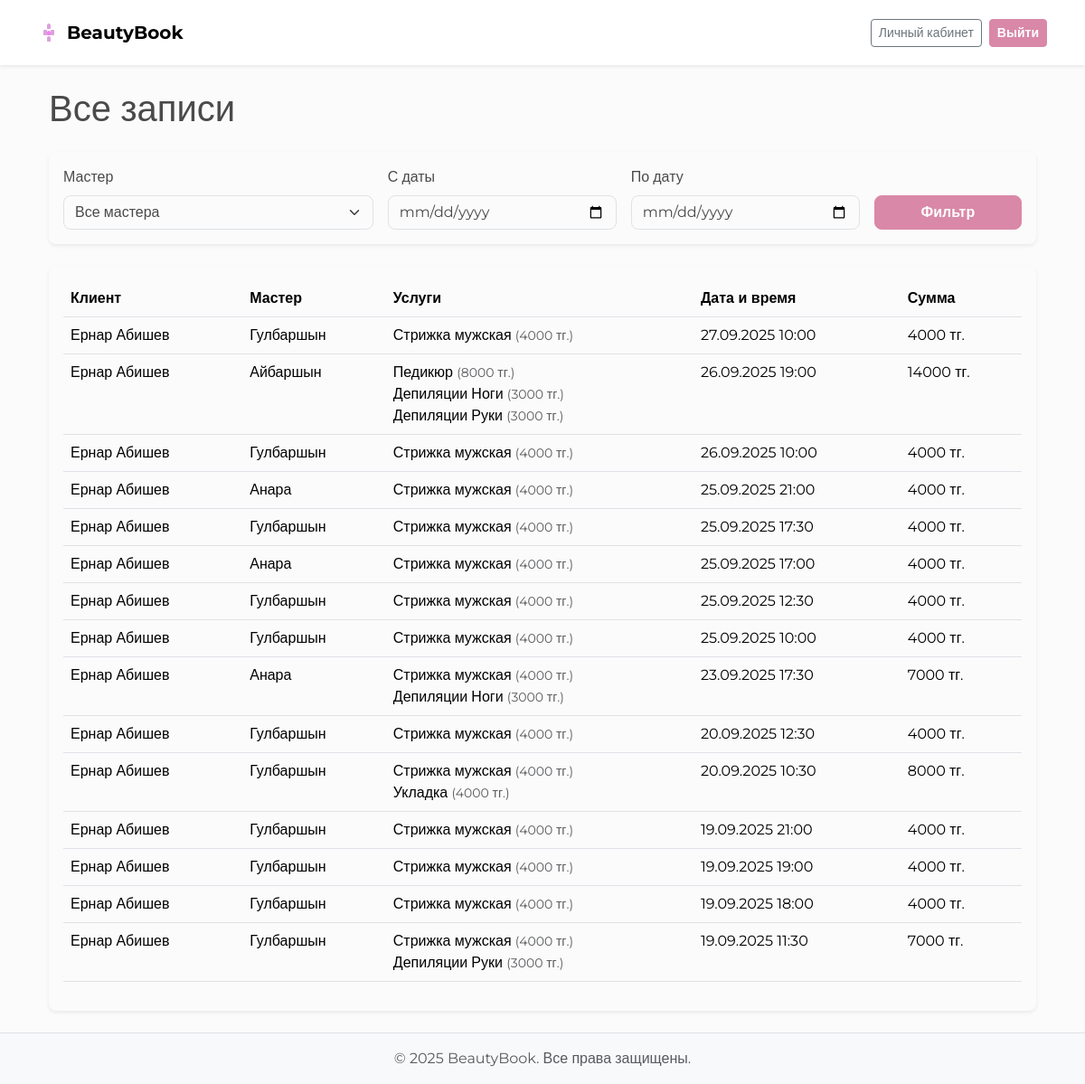
/booking/all-appointments/ (signed in), run on the app's committed database.
### booking/models.py (models this page shows, shortened)
class Appointment(models.Model):
    client = models.ForeignKey(
        settings.AUTH_USER_MODEL,
        on_delete=models.SET_NULL,
        related_name='appointments',
        null=True, blank=True
    )
    anonymous_name = models.CharField(max_length=100, null=True, blank=True)
    anonymous_phone = models.CharField(max_length=20, null=True, blank=True)
    master = models.ForeignKey('users.MasterProfile', on_delete=models.CASCADE, related_name='appointments')
    services = models.ManyToManyField(Service)
    start_time = models.DateTimeField()
    end_time = models.DateTimeField()
    total_price = models.DecimalField(max_digits=10, decimal_places=2)
    total_duration = models.DurationField()

class Service(models.Model):
    name = models.CharField(max_length=100)
    price = models.DecimalField(max_digits=10, decimal_places=2)
    duration = models.DurationField()

### users/models.py (models this page shows, shortened)
class CustomUser(AbstractUser):
    phone_number = models.CharField("Телефон", max_length=20, blank=True, null=True)

class MasterProfile(models.Model):
    user = models.OneToOneField(CustomUser, on_delete=models.CASCADE, limit_choices_to={'is_staff': True})
    photo = models.ImageField(upload_to='masters_photos/', null=True, blank=True, default='masters_photos/default.png')
    bio = models.TextField(blank=True, null=True)
    services = models.ManyToManyField('booking.Service', related_name='masters')

### booking/views.py (the view)
# urls.py: path('all-appointments/', views.all_appointments_view, name='all_appointments'),
@staff_member_required
def all_appointments_view(request):
    appointments_list = Appointment.objects.select_related('client', 'master__user').order_by('-start_time')
    masters = MasterProfile.objects.all()
    master_id = request.GET.get('master')
    start_date = request.GET.get('start_date')
    end_date = request.GET.get('end_date')
    if master_id:
        appointments_list = appointments_list.filter(master__id=master_id)
    if start_date and end_date:
        appointments_list = appointments_list.filter(start_time__range=[start_date, end_date])
    paginator = Paginator(appointments_list, 15)  # По 15 записей на странице
    page_number = request.GET.get('page')
    page_obj = paginator.get_page(page_number)
    context = {
        'page_obj': page_obj,
        'masters': masters,
        'selected_master': int(master_id) if master_id else None,
        'start_date': start_date,
        'end_date': end_date,
    }
    return render(request, 'dashboard/all_appointments.html', context)

### templates/dashboard/all_appointments.html (shortened to what this page needs)
{% extends '../base.html' %}
{% load django_bootstrap5 %}
{% block content %}
<div class="container py-4">
    <h1 class="display-6 mb-4">Все записи</h1>
    <div class="card shadow-sm mb-4">
        <div class="card-body">
            <form method="get" class="row g-3 align-items-end">
                <div class="col-md-4">
                    <label for="master" class="form-label">Мастер</label>
                    <select name="master" id="master" class="form-select">
                        <option value="">Все мастера</option>
                    </select>
                </div>
                <div class="col-md-3">
                    <label for="start_date" class="form-label">С даты</label>
                    <input type="date" name="start_date" id="start_date" value="{{ start_date|default:'' }}" class="form-control">
                </div>
                <div class="col-md-3">
                    <label for="end_date" class="form-label">По дату</label>
                    <input type="date" name="end_date" id="end_date" value="{{ end_date|default:'' }}" class="form-control">
                </div>
                <div class="col-md-2">
                    <button type="submit" class="btn btn-primary w-100">Фильтр</button>
                </div>
            </form>
        </div>
    </div>
    <div class="card shadow-sm">
        <div class="card-body">
            <div class="table-responsive">
                <table class="table table-hover">
                    <thead>
                        <tr>
                            <th>Клиент</th>
                            <th>Мастер</th>
                            <th>Услуги</th>
                            <th>Дата и время</th>
                            <th>Сумма</th>
                        </tr>
                    </thead>
                    <tbody>
                        {% for app in page_obj %}
                        <tr>
                            <td>{{ app.client.get_full_name }}</td>
                            <td>{{ app.master.user.get_full_name }}</td>
                            <td>
                                <ul class="list-unstyled mb-0">
                                    {% for service in app.services.all %}
                                        <li>
                                            {{ service.name }}
                                            <small class="text-muted">({{ service.price|floatformat:"0" }} тг.)</small>
                                        </li>
                                    {% endfor %}
                                </ul>
                            </td>
                            <td>{{ app.start_time|date:"d.m.Y H:i" }}</td>
                            <td>{{ app.total_price|floatformat:"0" }} тг.</td>
                        </tr>
                        {% empty %}
                        <tr><td colspan="5" class="text-center">Записи не найдены.</td></tr>
                        {% endfor %}
                    </tbody>
                </table>
            </div>
        </div>
    </div>
</div>
{% endblock %}

### static/css/custom_theme.css (style rules this page uses)
:root { --bs-primary: #D988A7; --bs-primary-rgb: 217, 136, 167; --bs-secondary: #f0e6e6; --bs-body-bg: #FCFBFB; --bs-body-color: #4a4a4a; --bs-font-sans-serif: 'Montserrat', sans-serif; --bs-border-radius: 0.5rem; --bs-btn-padding-y: 0.6rem; --bs-btn-padding-x: 1.2rem; }
body { font-family: var(--bs-font-sans-serif); }
.btn-primary { background-color: var(--bs-primary); border-color: var(--bs-primary); font-weight: 600; transition: all 0.2s ease-in-out; }
.card { border: none; border-radius: var(--bs-border-radius); box-shadow: 0 4px 25px rgba(0, 0, 0, 0.05); }

### templates/base.html (style rules this page uses)
body { display: flex; flex-direction: column; min-height: 100vh; }

### data on the page
Appointment: client.get_full_name "Ернар Абишев", master.user.get_full_name "Гулбаршын", start_time "27.09.2025 10:00", total_price "4000"
Service: name "Стрижка мужская", price "4000"
Appointment: client.get_full_name "Ернар Абишев", master.user.get_full_name "Айбаршын", start_time "26.09.2025 19:00", total_price "14000"
Service: name "Педикюр", price "8000"
Service: name "Депиляции Ноги", price "3000"
Service: name "Депиляции Руки", price "3000"
Appointment: client.get_full_name "Ернар Абишев", master.user.get_full_name "Гулбаршын", start_time "26.09.2025 10:00", total_price "4000"
Appointment: client.get_full_name "Ернар Абишев", master.user.get_full_name "Анара", start_time "25.09.2025 21:00", total_price "4000"
Appointment: client.get_full_name "Ернар Абишев", master.user.get_full_name "Гулбаршын", start_time "25.09.2025 17:30", total_price "4000"
Appointment: client.get_full_name "Ернар Абишев", master.user.get_full_name "Анара", start_time "25.09.2025 17:00", total_price "4000"
Appointment: client.get_full_name "Ернар Абишев", master.user.get_full_name "Гулбаршын", start_time "25.09.2025 12:30", total_price "4000"
Appointment: client.get_full_name "Ернар Абишев", master.user.get_full_name "Гулбаршын", start_time "25.09.2025 10:00", total_price "4000"
Appointment: client.get_full_name "Ернар Абишев", master.user.get_full_name "Анара", start_time "23.09.2025 17:30", total_price "7000"
Appointment: client.get_full_name "Ернар Абишев", master.user.get_full_name "Гулбаршын", start_time "20.09.2025 12:30", total_price "4000"
Appointment: client.get_full_name "Ернар Абишев", master.user.get_full_name "Гулбаршын", start_time "20.09.2025 10:30", total_price "8000"
Service: name "Укладка", price "4000"
Appointment: client.get_full_name "Ернар Абишев", master.user.get_full_name "Гулбаршын", start_time "19.09.2025 21:00", total_price "4000"
Appointment: client.get_full_name "Ернар Абишев", master.user.get_full_name "Гулбаршын", start_time "19.09.2025 19:00", total_price "4000"
Appointment: client.get_full_name "Ернар Абишев", master.user.get_full_name "Гулбаршын", start_time "19.09.2025 18:00", total_price "4000"
Appointment: client.get_full_name "Ернар Абишев", master.user.get_full_name "Гулбаршын", start_time "19.09.2025 11:30", total_price "7000"
